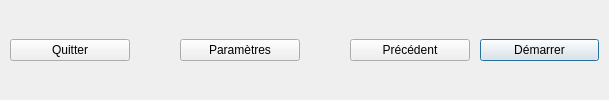
      <widget class="QWidget" name="stackedWidgetButtonsDefault">
       <layout class="QHBoxLayout" name="horizontalLayout">
        <property name="spacing">
         <number>10</number>
        </property>
        <property name="leftMargin">
         <number>10</number>
        </property>
        <property name="topMargin">
         <number>10</number>
        </property>
        <property name="rightMargin">
         <number>10</number>
        </property>
        <property name="bottomMargin">
         <number>10</number>
        </property>
        <item>
         <widget class="QPushButton" name="pushButtonQuit">
          <property name="sizePolicy">
           <sizepolicy hsizetype="Preferred" vsizetype="Fixed">
            <horstretch>0</horstretch>
            <verstretch>0</verstretch>
           </sizepolicy>
          </property>
          <property name="minimumSize">
           <size>
            <width>120</width>
            <height>0</height>
           </size>
          </property>
          <property name="text">
           <string>Quitter</string>
          </property>
          <property name="icon">
           <iconset theme="application-exit">
            <normaloff>.</normaloff>.</iconset>
          </property>
          <property name="autoDefault">
           <bool>true</bool>
          </property>
         </widget>
        </item>
        <item>
         <spacer name="horizontalSpacer_2">
          <property name="orientation">
           <enum>Qt::Horizontal</enum>
          </property>
          <property name="sizeHint" stdset="0">
           <size>
            <width>40</width>
            <height>20</height>
           </size>
          </property>
         </spacer>
        </item>
        <item>
         <widget class="QPushButton" name="pushButtonParameters">
          <property name="minimumSize">
           <size>
            <width>120</width>
            <height>0</height>
           </size>
          </property>
          <property name="text">
           <string>Paramètres</string>
          </property>
          <property name="icon">
           <iconset theme="document-properties">
            <normaloff>.</normaloff>.</iconset>
          </property>
          <property name="autoDefault">
           <bool>true</bool>
          </property>
         </widget>
        </item>
        <item>
         <spacer name="horizontalSpacer">
          <property name="orientation">
           <enum>Qt::Horizontal</enum>
          </property>
          <property name="sizeHint" stdset="0">
           <size>
            <width>40</width>
            <height>20</height>
           </size>
          </property>
         </spacer>
        </item>
        <item>
         <widget class="QPushButton" name="pushButtonPrevious">
          <property name="sizePolicy">
           <sizepolicy hsizetype="Fixed" vsizetype="Fixed">
            <horstretch>0</horstretch>
            <verstretch>0</verstretch>
           </sizepolicy>
          </property>
          <property name="minimumSize">
           <size>
            <width>120</width>
            <height>0</height>
           </size>
          </property>
          <property name="text">
           <string>Précédent</string>
          </property>
          <property name="icon">
           <iconset theme="go-previous">
            <normaloff>.</normaloff>.</iconset>
          </property>
          <property name="autoDefault">
           <bool>true</bool>
          </property>
         </widget>
        </item>
        <item>
         <widget class="QPushButton" name="pushButtonNext">
          <property name="sizePolicy">
           <sizepolicy hsizetype="Preferred" vsizetype="Fixed">
            <horstretch>0</horstretch>
            <verstretch>0</verstretch>
           </sizepolicy>
          </property>
          <property name="minimumSize">
           <size>
            <width>119</width>
            <height>0</height>
           </size>
          </property>
          <property name="text">
           <string>Démarrer</string>
          </property>
          <property name="icon">
           <iconset theme="go-next">
            <normaloff>../../../../../AppDeclaTravaux</normaloff>../../../../../AppDeclaTravaux</iconset>
          </property>
          <property name="autoDefault">
           <bool>true</bool>
          </property>
          <property name="default">
           <bool>true</bool>
          </property>
         </widget>
        </item>
       </layout>
      </widget>
